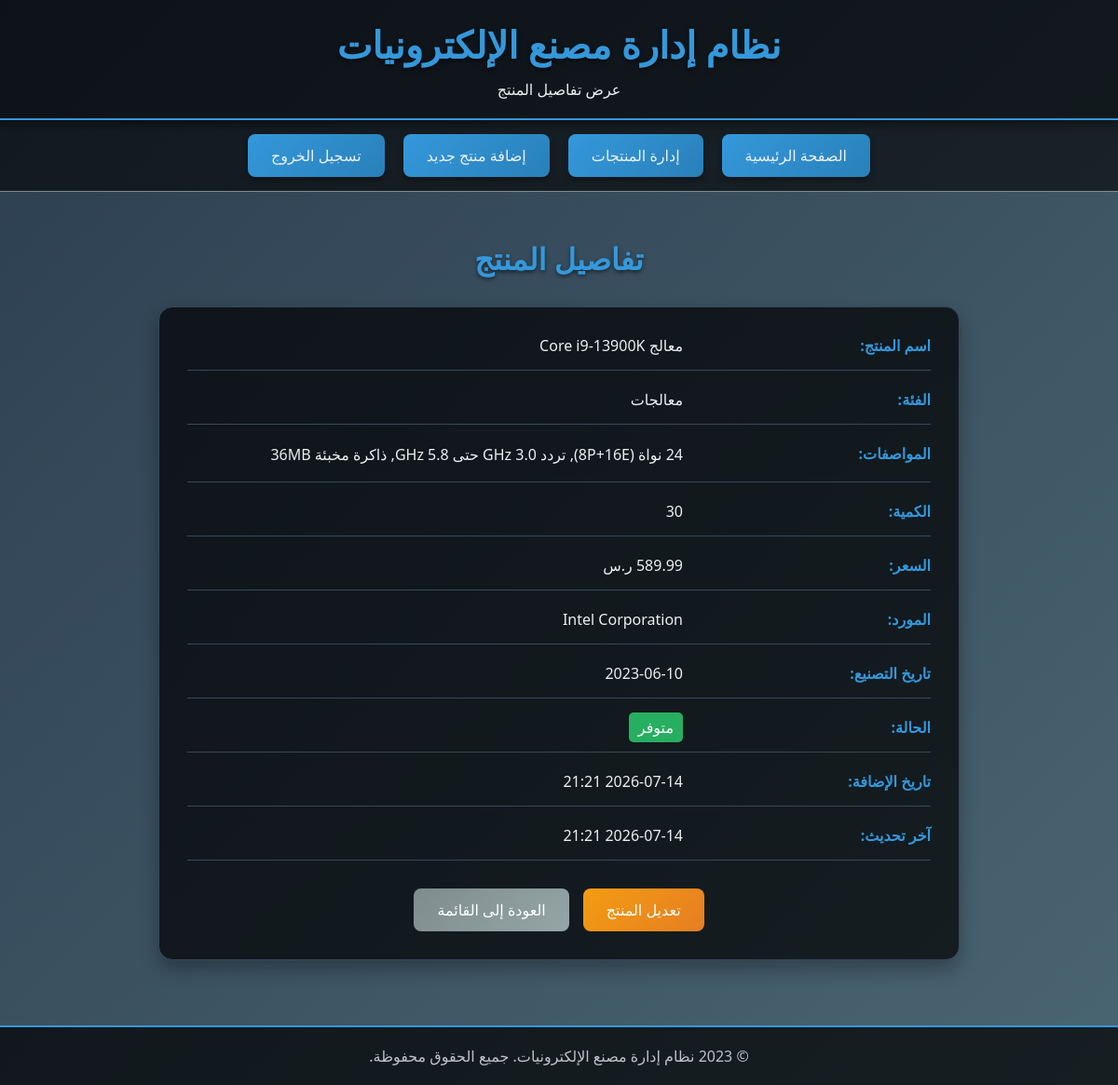
Page /view_product.php?id=2 (signed in) on the committed database.
### tables this page shows
CREATE TABLE IF NOT EXISTS products (
    id INT(11) AUTO_INCREMENT PRIMARY KEY,
    name VARCHAR(255) NOT NULL,
    category VARCHAR(100) NOT NULL,
    specifications TEXT,
    quantity INT(11) NOT NULL,
    price DECIMAL(10, 2) NOT NULL,
    supplier VARCHAR(255),
    manufacturing_date DATE,
    status ENUM('in_stock', 'low_stock', 'out_of_stock') DEFAULT 'in_stock',
    deleted TINYINT(1) DEFAULT 0,
    created_at TIMESTAMP DEFAULT CURRENT_TIMESTAMP,
    updated_at TIMESTAMP DEFAULT CURRENT_TIMESTAMP ON UPDATE CURRENT_TIMESTAMP
);

### view_product.php (the view, shortened to what this page needs)
<?php
require_once "config.php";
$id = $_GET['id'];
$sql = "SELECT * FROM products WHERE id = ?";
if ($stmt = $conn->prepare($sql)) {
    $stmt->bind_param("i", $param_id);
    if ($stmt->execute()) {
        $result = $stmt->get_result();
        if ($result->num_rows == 1) {
            $row = $result->fetch_assoc();
            $name = $row['name'];
            $category = $row['category'];
            $specifications = $row['specifications'];
            $quantity = $row['quantity'];
            $price = $row['price'];
            $supplier = $row['supplier'];
            $manufacturing_date = $row['manufacturing_date'];
            $status = $row['status'];
            $created_at = $row['created_at'];
            $updated_at = $row['updated_at'];
            $status_text = "";
            if ($status == 'in_stock') $status_text = "متوفر";
            else if ($status == 'low_stock') $status_text = "منخفض";
            else if ($status == 'out_of_stock') $status_text = "غير متوفر";
            $manufacturing_date_formatted = $manufacturing_date ? date('Y-m-d', strtotime($manufacturing_date)) : 'غير محدد';
            $created_at_formatted = date('Y-m-d H:i', strtotime($created_at));
            $updated_at_formatted = date('Y-m-d H:i', strtotime($updated_at));
        } else {
            header("location: products.php");
            exit;
        }
    } else {
        echo "حدث خطأ أثناء جلب بيانات المنتج.";
    }
}
?>
<!DOCTYPE html>
<html lang="ar" dir="rtl">
<head>
</head>
<body>
    <div class="header">
        <h1>نظام إدارة مصنع الإلكترونيات</h1>
        <p>عرض تفاصيل المنتج</p>
    </div>
    <div class="nav">
        <a href="index.php">الصفحة الرئيسية</a>
        <a href="products.php">إدارة المنتجات</a>
        <a href="add_product.php">إضافة منتج جديد</a>
        <a href="logout.php">تسجيل الخروج</a>
    </div>
    <div class="container">
        <h2 class="page-title">تفاصيل المنتج</h2>
        <div class="product-details">
            <div class="detail-row">
                <div class="detail-label">اسم المنتج:</div>
                <div class="detail-value"><?php echo $name; ?></div>
            </div>
            <div class="detail-row">
                <div class="detail-label">الفئة:</div>
                <div class="detail-value"><?php echo $category; ?></div>
            </div>
            <div class="detail-row">
                <div class="detail-label">المواصفات:</div>
                <div class="detail-value specifications"><?php echo $specifications ? $specifications : 'لا توجد مواصفات'; ?></div>
            </div>
            <div class="detail-row">
                <div class="detail-label">الكمية:</div>
                <div class="detail-value"><?php echo $quantity; ?></div>
            </div>
            <div class="detail-row">
                <div class="detail-label">السعر:</div>
                <div class="detail-value"><?php echo number_format($price, 2); ?> ر.س</div>
            </div>
            <div class="detail-row">
                <div class="detail-label">المورد:</div>
                <div class="detail-value"><?php echo $supplier ? $supplier : 'غير محدد'; ?></div>
            </div>
            <div class="detail-row">
                <div class="detail-label">تاريخ التصنيع:</div>
                <div class="detail-value"><?php echo $manufacturing_date_formatted; ?></div>
            </div>
            <div class="detail-row">
                <div class="detail-label">الحالة:</div>
                <div class="detail-value"><span class="status-<?php echo $status; ?>"><?php echo $status_text; ?></span></div>
            </div>
            <div class="detail-row">
                <div class="detail-label">تاريخ الإضافة:</div>
                <div class="detail-value"><?php echo $created_at_formatted; ?></div>
            </div>
            <div class="detail-row">
                <div class="detail-label">آخر تحديث:</div>
                <div class="detail-value"><?php echo $updated_at_formatted; ?></div>
            </div>
            <div class="action-buttons">
                <a href="edit_product.php?id=<?php echo $id; ?>" class="action-btn edit-btn">تعديل المنتج</a>
                <a href="products.php" class="action-btn back-btn">العودة إلى القائمة</a>
            </div>
        </div>
    </div>
    <div class="footer">
        <p>© 2023 نظام إدارة مصنع الإلكترونيات. جميع الحقوق محفوظة.</p>
    </div>
</body>
</html>

### view_product.php (style rules this page uses)
* { margin: 0; padding: 0; box-sizing: border-box; font-family: 'Segoe UI', Tahoma, Geneva, Verdana, sans-serif; }
body { background: linear-gradient(135deg, #2c3e50, #4a6572); color: #ecf0f1; min-height: 100vh; }
.header { background: rgba(0, 0, 0, 0.7); padding: 20px; text-align: center; box-shadow: 0 4px 12px rgba(0, 0, 0, 0.5); border-bottom: 2px solid #3498db; }
.header h1 { font-size: 2.5rem; margin-bottom: 10px; color: #3498db; text-shadow: 0 2px 4px rgba(0, 0, 0, 0.5); }
.nav { background: rgba(0, 0, 0, 0.6); padding: 15px; display: flex; justify-content: center; gap: 20px; flex-wrap: wrap; border-bottom: 1px solid #7f8c8d; }
.nav a { color: #ecf0f1; text-decoration: none; padding: 12px 25px; border-radius: 8px; background: linear-gradient(135deg, #3498db, #2980b9); transition: all 0.3s; font-weight: 500; box-shadow: 0 4px 6px rgba(0, 0, 0, 0.3); }
.container { max-width: 900px; margin: 30px auto; padding: 20px; }
.page-title { text-align: center; margin-bottom: 30px; font-size: 2rem; color: #3498db; text-shadow: 0 2px 4px rgba(0, 0, 0, 0.5); }
.product-details { background: rgba(0, 0, 0, 0.7); padding: 30px; border-radius: 15px; box-shadow: 0 10px 20px rgba(0, 0, 0, 0.3); border: 1px solid #34495e; }
.detail-row { display: flex; margin-bottom: 20px; padding-bottom: 15px; border-bottom: 1px solid #34495e; }
.detail-label { flex: 1; font-weight: 600; color: #3498db; }
.detail-value { flex: 2; color: #ecf0f1; }
.status-in_stock { padding: 5px 10px; border-radius: 5px; background: #27ae60; color: white; font-weight: 500; }
.specifications { white-space: pre-line; line-height: 1.6; }
.action-buttons { display: flex; justify-content: center; gap: 15px; margin-top: 30px; }
.action-btn { padding: 12px 25px; border-radius: 8px; color: white; text-decoration: none; font-weight: 500; transition: all 0.3s; }
.edit-btn { background: linear-gradient(135deg, #f39c12, #e67e22); }
.back-btn { background: linear-gradient(135deg, #7f8c8d, #95a5a6); }
.footer { text-align: center; padding: 20px; margin-top: 50px; background: rgba(0, 0, 0, 0.7); border-top: 2px solid #3498db; color: #bdc3c7; }

### rows in the picture
products: name "معالج Core i9-13900K", category "معالجات", specifications "24 نواة (8P+16E), تردد 3.0 GHz حتى 5.8 GHz, ذاكرة مخبئة 36MB", quantity "30", supplier "Intel Corporation", manufacturing_date "2023-06-10", status "متوفر", created_at "2026-07-14 21:21", updated_at "2026-07-14 21:21"
